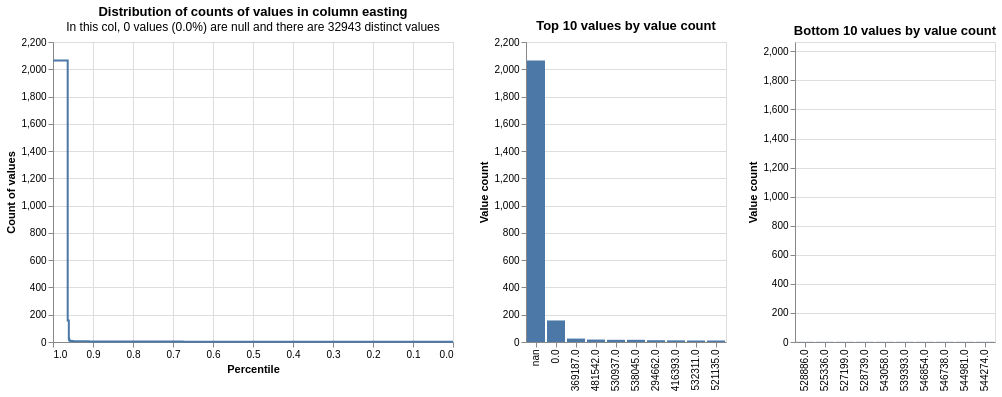

The notebook cell saved with this chart:
### Code cell
profile_columns(gias, db_api=db_api, column_expressions=["easting"])

### Figure 1 — Vega-Lite specification as saved in the notebook (floating-point values rounded to 4 significant figures)
{"config": {"view": {"continuousWidth": 400, "continuousHeight": 300}}, "vconcat": [{"hconcat": [{"mark": {"type": "line", "interpolate": "step-before"}, "data": {"values": [{"percentile_ex_nulls": 0.9633, "percentile_inc_nulls": 0.9633, "value_count": 2064, "group_name": "easting", "total_non_null_rows": 56172, "total_rows_inc_nulls": 56172, "sum_tokens_in_value_count_group": 2064, "distinct_value_count": 32943}, {"percentile_ex_nulls": 0.9604, "percentile_inc_nulls": 0.9604, "value_count": 158, "group_name": "easting", "total_non_null_rows": 56172, "total_rows_inc_nulls": 56172, "sum_tokens_in_value_count_group": 158, "distinct_value_count": 32943}, {"percentile_ex_nulls": 0.96, "percentile_inc_nulls": 0.96, "value_count": 25, "group_name": "easting", "total_non_null_rows": 56172, "total_rows_inc_nulls": 56172, "sum_tokens_in_value_count_group": 25, "distinct_value_count": 32943}, {"percentile_ex_nulls": 0.9597, "percentile_inc_nulls": 0.9597, "value_count": 18, "group_name": "easting", "total_non_null_rows": 56172, "total_rows_inc_nulls": 56172, "sum_tokens_in_value_count_group": 18, "distinct_value_count": 32943}, {"percentile_ex_nulls": 0.9591, "percentile_inc_nulls": 0.9591, "value_count": 16, "group_name": "easting", "total_non_null_rows": 56172, "total_rows_inc_nulls": 56172, "sum_tokens_in_value_count_group": 32, "distinct_value_count": 32943}, {"percentile_ex_nulls": 0.9589, "percentile_inc_nulls": 0.9589, "value_count": 13, "group_name": "easting", "total_non_null_rows": 56172, "total_rows_inc_nulls": 56172, "sum_tokens_in_value_count_group": 13, "distinct_value_count": 32943}, {"percentile_ex_nulls": 0.9587, "percentile_inc_nulls": 0.9587, "value_count": 12, "group_name": "easting", "total_non_null_rows": 56172, "total_rows_inc_nulls": 56172, "sum_tokens_in_value_count_group": 12, "distinct_value_count": 32943}, {"percentile_ex_nulls": 0.9581, "percentile_inc_nulls": 0.9581, "value_count": 11, "group_name": "easting", "total_non_null_rows": 56172, "total_rows_inc_nulls": 56172, "sum_tokens_in_value_count_group": 33, "distinct_value_count": 32943}, {"percentile_ex_nulls": 0.9574, "percentile_inc_nulls": 0.9574, "value_count": 10, "group_name": "easting", "total_non_null_rows": 56172, "total_rows_inc_nulls": 56172, "sum_tokens_in_value_count_group": 40, "distinct_value_count": 32943}, {"percentile_ex_nulls": 0.9567, "percentile_inc_nulls": 0.9567, "value_count": 9, "group_name": "easting", "total_non_null_rows": 56172, "total_rows_inc_nulls": 56172, "sum_tokens_in_value_count_group": 36, "distinct_value_count": 32943}, {"percentile_ex_nulls": 0.9543, "percentile_inc_nulls": 0.9543, "value_count": 8, "group_name": "easting", "total_non_null_rows": 56172, "total_rows_inc_nulls": 56172, "sum_tokens_in_value_count_group": 136, "distinct_value_count": 32943}, {"percentile_ex_nulls": 0.9503, "percentile_inc_nulls": 0.9503, "value_count": 7, "group_name": "easting", "total_non_null_rows": 56172, "total_rows_inc_nulls": 56172, "sum_tokens_in_value_count_group": 224, "distinct_value_count": 32943}, {"percentile_ex_nulls": 0.9382, "percentile_inc_nulls": 0.9382, "value_count": 6, "group_name": "easting", "total_non_null_rows": 56172, "total_rows_inc_nulls": 56172, "sum_tokens_in_value_count_group": 678, "distinct_value_count": 32943}, {"percentile_ex_nulls": 0.911, "percentile_inc_nulls": 0.911, "value_count": 5, "group_name": "easting", "total_non_null_rows": 56172, "total_rows_inc_nulls": 56172, "sum_tokens_in_value_count_group": 1530, "distinct_value_count": 32943}, {"percentile_ex_nulls": 0.8372, "percentile_inc_nulls": 0.8372, "value_count": 4, "group_name": "easting", "total_non_null_rows": 56172, "total_rows_inc_nulls": 56172, "sum_tokens_in_value_count_group": 4144, "distinct_value_count": 32943}, {"percentile_ex_nulls": 0.676, "percentile_inc_nulls": 0.676, "value_count": 3, "group_name": "easting", "total_non_null_rows": 56172, "total_rows_inc_nulls": 56172, "sum_tokens_in_value_count_group": 9057, "distinct_value_count": 32943}, {"percentile_ex_nulls": 0.3352, "percentile_inc_nulls": 0.3352, "value_count": 2, "group_name": "easting", "total_non_null_rows": 56172, "total_rows_inc_nulls": 56172, "sum_tokens_in_value_count_group": 19142, "distinct_value_count": 32943}, {"percentile_ex_nulls": 0.0, "percentile_inc_nulls": 0.0, "value_count": 1, "group_name": "easting", "total_non_null_rows": 56172, "total_rows_inc_nulls": 56172, "sum_tokens_in_value_count_group": 18830, "distinct_value_count": 32943}, {"percentile_ex_nulls": 1.0, "percentile_inc_nulls": 1.0, "value_count": 2064, "group_name": "easting", "total_non_null_rows": 56172, "total_rows_inc_nulls": 56172, "sum_tokens_in_value_count_group": 2064, "distinct_value_count": 32943}]}, "encoding": {"tooltip": [{"field": "value_count", "type": "quantitative"}, {"field": "percentile_ex_nulls", "type": "quantitative"}, {"field": "percentile_inc_nulls", "type": "quantitative"}, {"field": "total_non_null_rows", "type": "quantitative"}, {"field": "total_rows_inc_nulls", "type": "quantitative"}], "x": {"field": "percentile_ex_nulls", "sort": "descending", "title": "Percentile", "type": "quantitative"}, "y": {"field": "value_count", "title": "Count of values", "type": "quantitative"}}, "title": {"text": "Distribution of counts of values in column easting", "subtitle": "In this col, 0 values (0.0%) are null and there are 32943 distinct values"}}, {"mark": "bar", "data": {"values": [{"value_count": 2064, "group_name": "easting", "value": "nan", "total_non_null_rows": 56172, "total_rows_inc_nulls": 56172, "distinct_value_count": 32943}, {"value_count": 158, "group_name": "easting", "value": "0.0", "total_non_null_rows": 56172, "total_rows_inc_nulls": 56172, "distinct_value_count": 32943}, {"value_count": 25, "group_name": "easting", "value": "369187.0", "total_non_null_rows": 56172, "total_rows_inc_nulls": 56172, "distinct_value_count": 32943}, {"value_count": 18, "group_name": "easting", "value": "481542.0", "total_non_null_rows": 56172, "total_rows_inc_nulls": 56172, "distinct_value_count": 32943}, {"value_count": 16, "group_name": "easting", "value": "530937.0", "total_non_null_rows": 56172, "total_rows_inc_nulls": 56172, "distinct_value_count": 32943}, {"value_count": 16, "group_name": "easting", "value": "538045.0", "total_non_null_rows": 56172, "total_rows_inc_nulls": 56172, "distinct_value_count": 32943}, {"value_count": 13, "group_name": "easting", "value": "294662.0", "total_non_null_rows": 56172, "total_rows_inc_nulls": 56172, "distinct_value_count": 32943}, {"value_count": 12, "group_name": "easting", "value": "416393.0", "total_non_null_rows": 56172, "total_rows_inc_nulls": 56172, "distinct_value_count": 32943}, {"value_count": 11, "group_name": "easting", "value": "532311.0", "total_non_null_rows": 56172, "total_rows_inc_nulls": 56172, "distinct_value_count": 32943}, {"value_count": 11, "group_name": "easting", "value": "521135.0", "total_non_null_rows": 56172, "total_rows_inc_nulls": 56172, "distinct_value_count": 32943}]}, "encoding": {"tooltip": [{"field": "value", "type": "nominal"}, {"field": "value_count", "type": "quantitative"}, {"field": "total_non_null_rows", "type": "quantitative"}, {"field": "total_rows_inc_nulls", "type": "quantitative"}], "x": {"field": "value", "sort": "-y", "title": null, "type": "nominal"}, "y": {"field": "value_count", "title": "Value count", "type": "quantitative"}}, "title": "Top 10 values by value count"}, {"mark": "bar", "data": {"values": [{"value_count": 1, "group_name": "easting", "value": "528886.0", "total_non_null_rows": 56172, "total_rows_inc_nulls": 56172, "distinct_value_count": 32943}, {"value_count": 1, "group_name": "easting", "value": "525336.0", "total_non_null_rows": 56172, "total_rows_inc_nulls": 56172, "distinct_value_count": 32943}, {"value_count": 1, "group_name": "easting", "value": "527199.0", "total_non_null_rows": 56172, "total_rows_inc_nulls": 56172, "distinct_value_count": 32943}, {"value_count": 1, "group_name": "easting", "value": "528739.0", "total_non_null_rows": 56172, "total_rows_inc_nulls": 56172, "distinct_value_count": 32943}, {"value_count": 1, "group_name": "easting", "value": "543058.0", "total_non_null_rows": 56172, "total_rows_inc_nulls": 56172, "distinct_value_count": 32943}, {"value_count": 1, "group_name": "easting", "value": "539393.0", "total_non_null_rows": 56172, "total_rows_inc_nulls": 56172, "distinct_value_count": 32943}, {"value_count": 1, "group_name": "easting", "value": "546854.0", "total_non_null_rows": 56172, "total_rows_inc_nulls": 56172, "distinct_value_count": 32943}, {"value_count": 1, "group_name": "easting", "value": "546738.0", "total_non_null_rows": 56172, "total_rows_inc_nulls": 56172, "distinct_value_count": 32943}, {"value_count": 1, "group_name": "easting", "value": "544981.0", "total_non_null_rows": 56172, "total_rows_inc_nulls": 56172, "distinct_value_count": 32943}, {"value_count": 1, "group_name": "easting", "value": "544274.0", "total_non_null_rows": 56172, "total_rows_inc_nulls": 56172, "distinct_value_count": 32943}]}, "encoding": {"tooltip": [{"field": "value", "type": "nominal"}, {"field": "value_count", "type": "quantitative"}, {"field": "total_non_null_rows", "type": "quantitative"}, {"field": "total_rows_inc_nulls", "type": "quantitative"}], "x": {"field": "value", "sort": "-y", "title": null, "type": "nominal"}, "y": {"field": "value_count", "scale": {"domain": [0, 2064]}, "title": "Value count", "type": "quantitative"}}, "title": "Bottom 10 values by value count"}]}], "$schema": "https://vega.github.io/schema/vega-lite/v5.9.3.json"}
